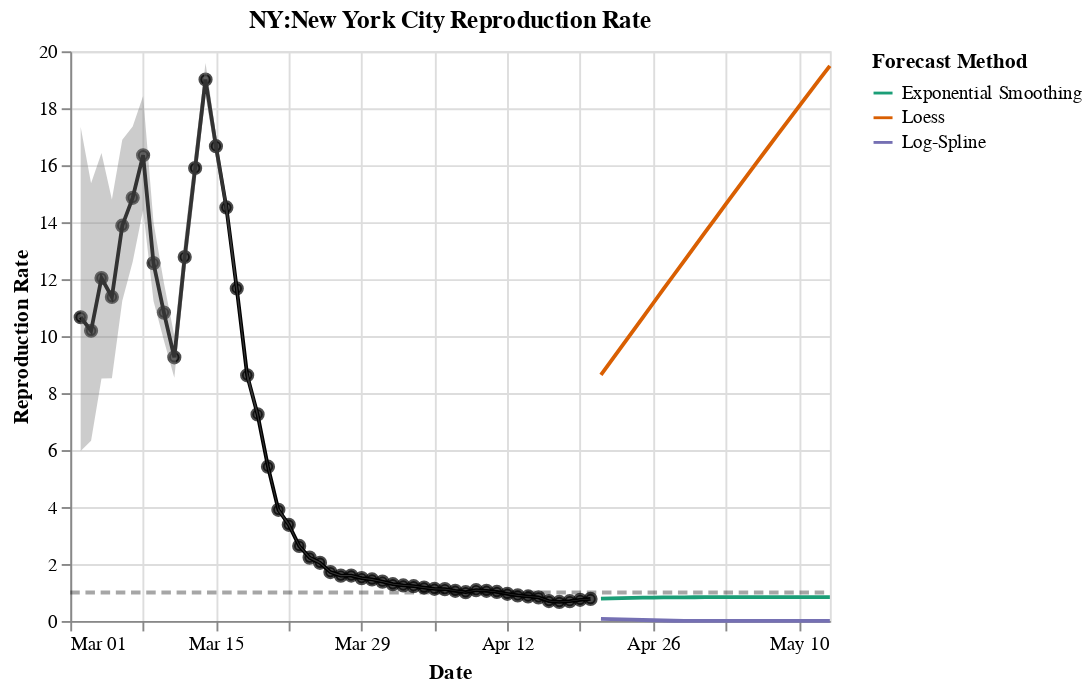

The cell this chart's notebook holds for it:
### Code cell
importlib.reload(charts_empirical)
charts_empirical.plot_Rt_fit(d)
